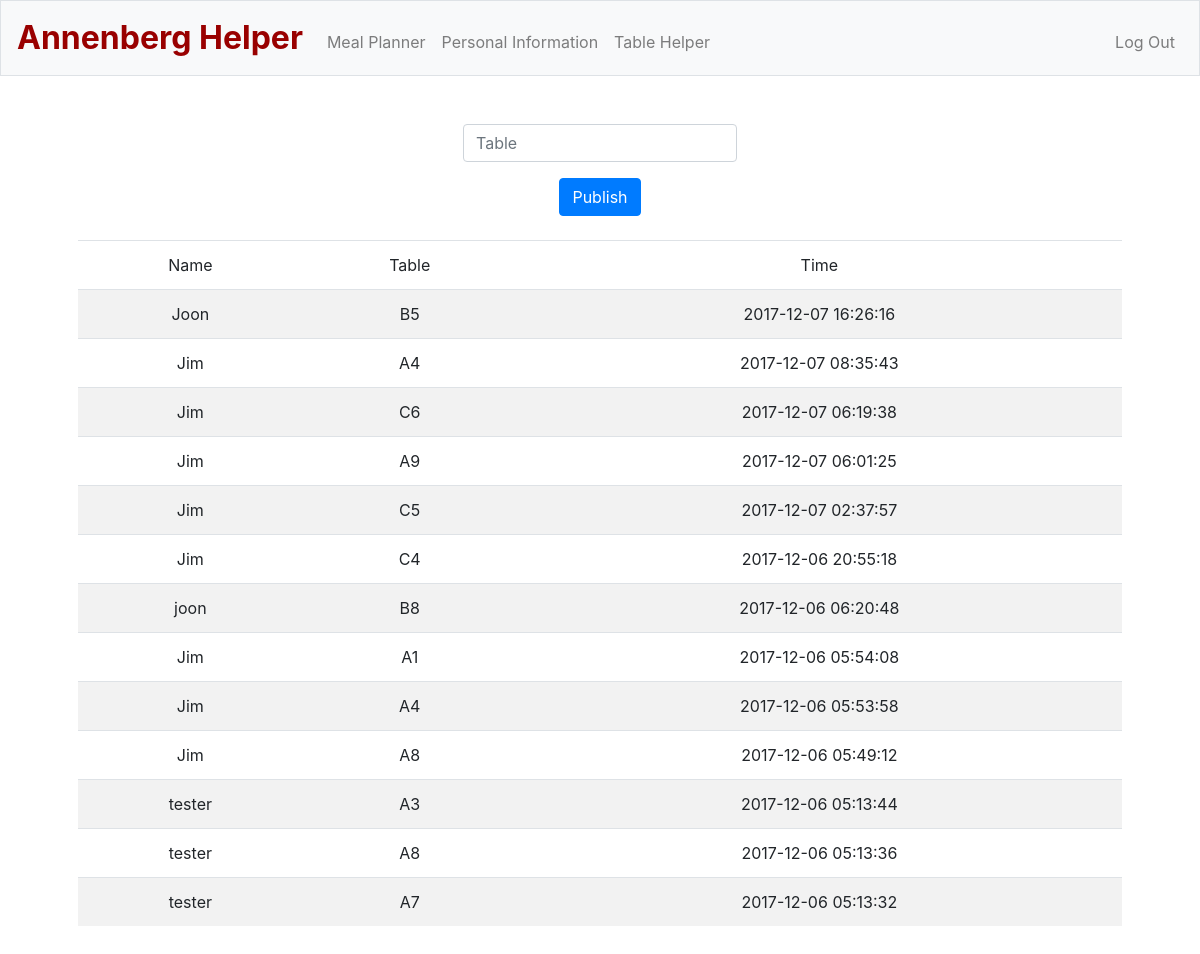
Screenshot of /table_helper (signed in) with the database file from the repository.
### tables this page shows
CREATE TABLE "records" ('table' TEXT, 'time' DATETIME DEFAULT CURRENT_TIMESTAMP, 'name' TEXT);

### application.py (the view, shortened to what this page needs)
@app.route("/table_helper", methods=["GET", "POST"])
@login_required
def table_helper():
    name = db.execute("SELECT name FROM users WHERE id=:id", id=session["user_id"])
    total = db.execute(
        "SELECT * FROM (SELECT * FROM records ORDER BY time DESC LIMIT 500) as foo ORDER BY foo.time DESC;")
    if request.method == "GET":
        return render_template("table_helper.html", all=total)

### application.py (called while the page is built)
@app.after_request
def after_request(response):
    response.headers["Cache-Control"] = "no-cache, no-store, must-revalidate"
    response.headers["Expires"] = 0
    response.headers["Pragma"] = "no-cache"
    return response

### helpers.py (called while the page is built)
def login_required(f):
    @wraps(f)
    def decorated_function(*args, **kwargs):
        if session.get("user_id") is None:
            return redirect("/login")
        return f(*args, **kwargs)
    return decorated_function

### templates/table_helper.html (shortened to what this page needs)
{% extends "layout.html" %}
{% block main %}
    <form action="/table_helper" method="post">
        <div class="form-group">
            <input autocomplete="off" class="form-control" name="table" placeholder="Table" type="text"/>
        </div>
        <button class="btn btn-primary" type="submit">Publish</button>
    </form>
    <br/>
    <table class="table table-striped">
            <thead>
                <tr>
                    <td>Name</td>
                    <td>Table</td>
                    <td>Time</td>
                </tr>
            </thead>
            <tbody>
                {% for post in all %}
                    <tr>
                        <td>{{post.name}}</td>
                        <td>{{post.table}}</td>
                        <td>{{post.time}}</td>
                    </tr>
                {% endfor %}
            </tbody>
        </table>
{% endblock %}

### static/styles.css (style rules this page uses)
main .form-control { display: inline-block; width: auto; }

### rows the page displays
records: name "Joon", table "B5", time "2017-12-07 16:26:16"
records: name "Jim", table "A4", time "2017-12-07 08:35:43"
records: name "Jim", table "C6", time "2017-12-07 06:19:38"
records: name "Jim", table "A9", time "2017-12-07 06:01:25"
records: name "Jim", table "C5", time "2017-12-07 02:37:57"
records: name "Jim", table "C4", time "2017-12-06 20:55:18"
records: name "joon", table "B8", time "2017-12-06 06:20:48"
records: name "Jim", table "A1", time "2017-12-06 05:54:08"
records: name "Jim", table "A4", time "2017-12-06 05:53:58"
records: name "Jim", table "A8", time "2017-12-06 05:49:12"
records: name "tester", table "A3", time "2017-12-06 05:13:44"
records: name "tester", table "A8", time "2017-12-06 05:13:36"
records: name "tester", table "A7", time "2017-12-06 05:13:32"
